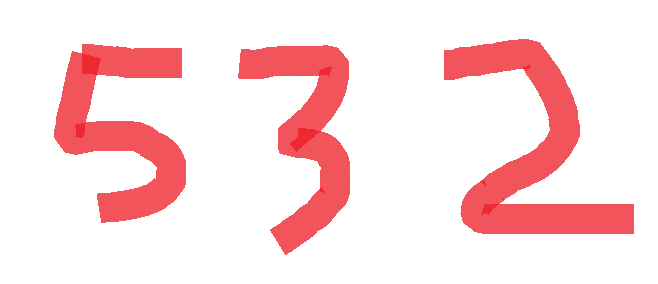
#> input picture opencv-operation/HighGUI/graph/test1.png, 658 x 284 px
$ python contours.py
#> lines starting #> are read from the running program, lines starting #| are printed output that depends on the picture; after the words box and inside, x2 and y2 are one past the last pixel; in counts of white or black regions, pixels touching at a corner belong together
#> further down, imgOR is the input picture: shape (284, 658, 3); mean B, G, R 223.6, 222.4, 252.3
### opencv-operation/HighGUI/rectangle.py
import cv2
import numpy as np

def change_background(img):
    temImg = img.copy()
    hsv = cv2.cvtColor(temImg,cv2.COLOR_BGR2HSV)
#> hsv: shape (284, 658, 3); mean H, S, V 33.8, 31.6, 252.3
    lower_white = np.array([0,0,221]) # 白色的hsv min值
    upper_white = np.array([180,30,255]) # 白色的hsv max值
    mask = cv2.inRange(hsv,lower_white,upper_white)
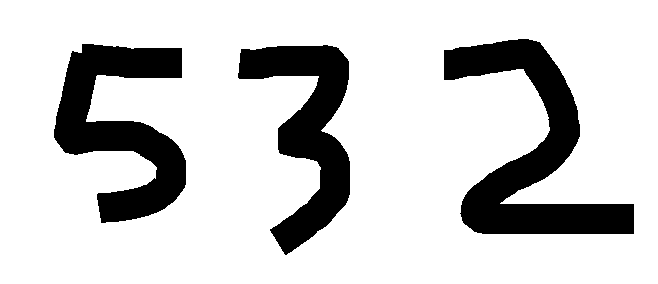
#> mask: shape (284, 658); 81.1% white; 3 black regions
    rows = mask.shape[1]
#> rows = 658
    cols = mask.shape[0]
#> cols = 284
    for i in range(rows):
        for j in range(cols):
            if mask[j,i] == 255:
                temImg[j,i] = (0,0,0)
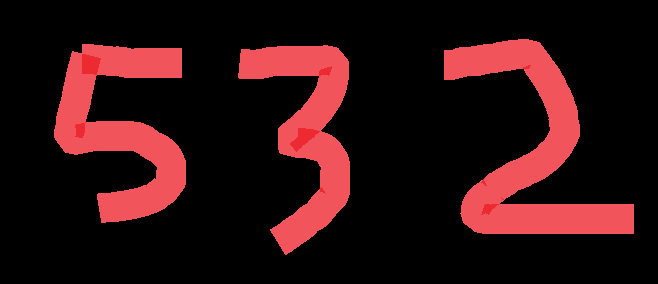
#> temImg: shape (284, 658, 3); mean B, G, R 16.8, 15.7, 45.6

    return temImg

# [88 lines left out: functions rectangelv1, transform, transform2, rectangelv2, not called in this run]

# [16 lines that do not run on import are left out]

### opencv-operation/HighGUI/graph/contours.py
import numpy as np
import cv2
from HighGUI.rectangle  import change_background

imgOR = cv2.imread('test1.png')
img = change_background(imgOR)
gray = cv2.cvtColor(img,cv2.COLOR_BGR2GRAY)
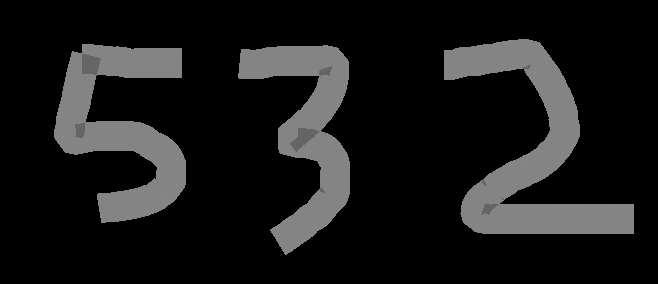
#> gray: shape (284, 658); min 0, max 133, mean 24.8

mode = cv2.RETR_TREE
contours, hierarchy = cv2.findContours(gray,mode,method=cv2.CHAIN_APPROX_SIMPLE)
#> contours = 3 contours; box (x1, y1, x2, y2) and area: (444, 39, 634, 234) 13247, (54, 44, 186, 223) 11050, (238, 45, 350, 255) 9861
print(contours)
#> (printed output is left out)

for idx, cnt in enumerate(contours):
    tempImg = cv2.drawContours(imgOR, [cnt],0,(0,255,0),3)
    cv2.imshow('canvas',tempImg)
    cv2.waitKey(0)
#> this loop made 3 passes
#> pass 1, `tempImg = cv2.drawContours(imgOR, [cnt],0,(0,255,0),3)`:
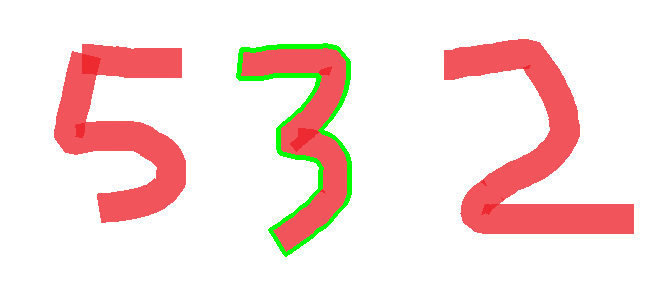
#> tempImg: shape (284, 658, 3); mean B, G, R 220.9, 224.2, 248
#> pass 2, `tempImg = cv2.drawContours(imgOR, [cnt],0,(0,255,0),3)`:
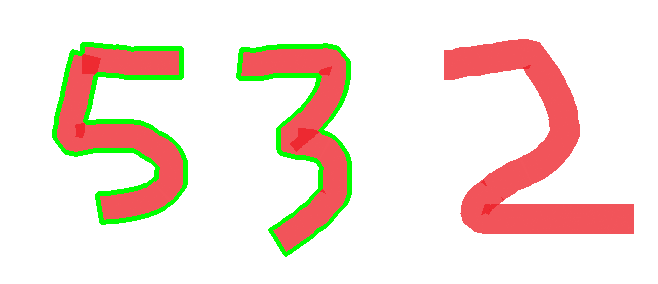
#> tempImg: shape (284, 658, 3); 2.1% of pixels changed, all inside (x1, y1, x2, y2) = (52, 42, 188, 225)
#> pass 3, `tempImg = cv2.drawContours(imgOR, [cnt],0,(0,255,0),3)`:
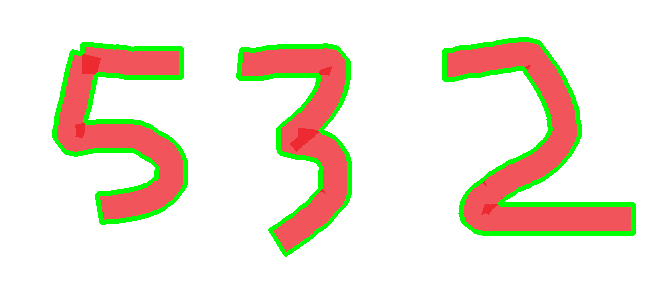
#> tempImg: shape (284, 658, 3); 2.4% of pixels changed, all inside (x1, y1, x2, y2) = (442, 37, 636, 236)

cv2.imshow('w',tempImg)
cv2.waitKey(0)
